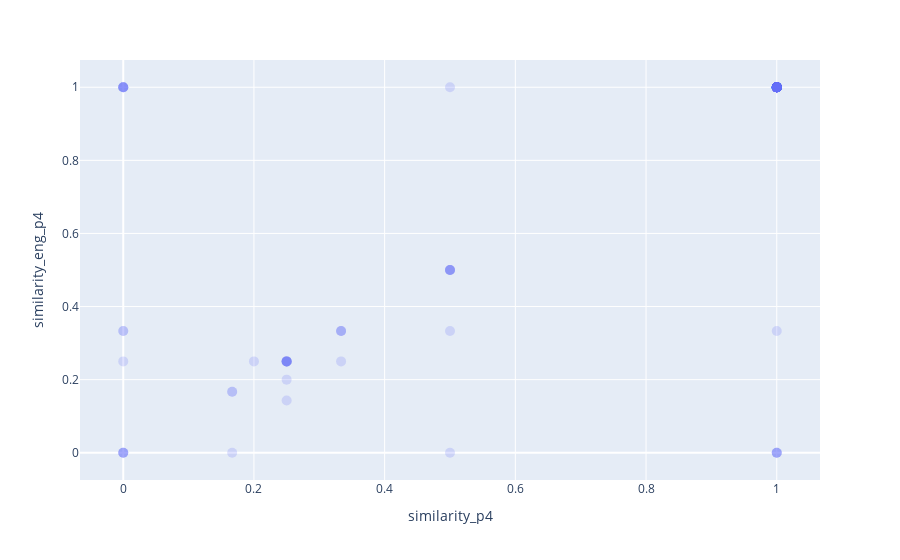

Notebook code for this chart:
### Code cell
import plotly.express as px

dataset['triple_verbs'] = dataset['eng'] + ', ' + dataset['p4_transl'] + ', ' + dataset['eng_p4_transl']

# Create the scatter plot with custom hover data
fig = px.scatter(
    dataset,
    x='similarity_p4',
    y='similarity_eng_p4',
    hover_name='triple_verbs',
    hover_data={
        'similarity_p4': True,
        'similarity_eng_p4': True,
    }
)

# Customize the marker properties
fig.update_traces(
    marker=dict(size=10, opacity=0.2),
    text=dataset['eng'],
    textposition='top center'
)

# Show the plot
fig.show()

### Figure 1 — Plotly figure (JSON) as saved in the notebook; plotly's stock layout.template omitted (floating-point values rounded to 4 significant figures)
{"data": [{"hovertemplate": "<b>%{hovertext}</b><br><br>similarity_p4=%{x}<br>similarity_eng_p4=%{y}<extra></extra>", "hovertext": ["eat, ماشي, eat", "drink, Drink, drink", "enter, Enter, enter", "go out, Go, go out", "understand, Understand, understand", "explain, شرح = explain, explain", "learn, read, read", "teach, read, read", "hear, to hear, hear", "see, see, see", "smell, Smell, smell", "taste, Taste, taste", "touch, Measure, measure", "go, Go, go", "come, come, come", "ascend, Go, go out", "go down, Go down, descend", "swim, to do, to year", "drown, Drown, drown", "wear, wear, wear", "take off, Shop, ask", "buy, Buy, buy", "sell, sell, sell", "bargain, Go, to respond", "write, write, write", "clean, wipe, wipe", "hit, Hit, hit", "salute, to greet, to surrender", "fatigue, Tired, tire", "exhaust, Dance, whisper", "laugh, Laugh, laugh", "anger, Get angry, to get angry", "bring, bring, bring", "was, be, be", "do, do, to live", "say, Say, go", "say, كيفشاف, say", "have, Have, have", "get, Pull, pull", "think, Think, think", "want, Go, go", "find, find, find", "give, Give, give", "work, Work, work", "call, Yell, shout", "need, lose, lose", "feel, Feel, feel", "become, To go, leave", "put, Put, put", "mean, have, have", "begin, Start, begin", "should, Lose, lose", "find, find, find", "like, Like, like", "tell, Know, to inform", "help, Help, help", "help, Free, free", "prepare, find, find", "believe, Security, believe", "try, Try, try", "try, Try, try", "ask, Encourage, convince", "remember, Think, think", "leave, Go, go", "show, Show, show", "play, Play, play", "run, Run, to run", "run, Run, run", "read, Read, read", "start, start, begin", "finish, to ask, ask", "cut, Cut, cut", "talk, Speak, speak", "thank, Thank, thank", "change, Change, change", "continue, Finish, complete", "suppose, Refuse, agree", "wish, wish, wish", "follow, Follow, follow", "accept, before, accept", "reject, Refuse, refuse", "happen, Fall, fall", "sit down, Eat, swim", "win, Win, win", "add, increase, increase", "learn, Learn, learn", "wait, Wait, to wait", "send, to eat, fall", "sell, sell, sell", "buy, Buy, buy", "open, Solve, solve", "build, build, build", "choose, choose, choose", "reach, Arrive, arrive", "decide, decide, decide", "enjoy, Activate, energize", "watch, Watch, watch", "lose, Lose, lose", "walk, Walk, walk", "raise, Grow, to grow up"], "legendgroup": "", "marker": {"color": "#636efa", "opacity": 0.2, "size": 10, "symbol": "circle"}, "mode": "markers", "name": "", "orientation": "v", "showlegend": false, "text": ["eat", "drink", "enter", "go out", "understand", "explain", "learn", "teach", "hear", "see", "smell", "taste", "touch", "go", "come", "ascend", "go down", "swim", "drown", "wear", "take off", "buy", "sell", "bargain", "write", "clean", "hit", "salute", "fatigue", "exhaust", "laugh", "anger", "bring", "was", "do", "say", "say", "have", "get", "think", "want", "find", "give", "work", "call", "need", "feel", "become", "put", "mean", "begin", "should", "find", "like", "tell", "help", "help", "prepare", "believe", "try", "try", "ask", "remember", "leave", "show", "play", "run", "run", "read", "start", "finish", "cut", "talk", "thank", "change", "continue", "suppose", "wish", "follow", "accept", "reject", "happen", "sit down", "win", "add", "learn", "wait", "send", "sell", "buy", "open", "build", "choose", "reach", "decide", "enjoy", "watch", "lose", "walk", "raise"], "textposition": "top center", "type": "scatter", "x": [0, 1, 1, 0.5, 1, 0, 1, 0.25, 0, 1, 1, 1, 0.25, 1, 1, 0.5, 1, 0, 1, 1, 0.2, 1, 1, 0.1667, 1, 0.1667, 1, 0, 1, 0.25, 1, 0, 1, 1, 1, 1, 0, 1, 0.5, 1, 0.3333, 1, 1, 1, 1, 0.3333, 1, 0, 1, 0.3333, 1, 0, 1, 1, 0.5, 1, 0.25, 0.25, 0, 1, 1, 0.25, 1, 0.5, 1, 1, 1, 1, 1, 1, 0, 1, 1, 1, 1, 0.3333, 0.1667, 1, 1, 0, 1, 0.5, 0.25, 1, 0.5, 1, 1, 0, 1, 1, 0.25, 1, 1, 0.5, 1, 0.25, 1, 1, 1, 1], "xaxis": "x", "y": [1, 1, 1, 1, 1, 1, 1, 0.25, 1, 1, 1, 1, 0.25, 1, 1, 0.3333, 1, 0, 1, 1, 0.25, 1, 1, 0, 1, 0.1667, 1, 0, 1, 0.1429, 1, 0, 1, 1, 0, 0.3333, 1, 1, 0.5, 1, 0.3333, 1, 1, 1, 1, 0.3333, 1, 0.3333, 1, 0.3333, 1, 0, 1, 1, 0, 1, 0.25, 0.25, 1, 1, 1, 0.2, 1, 0.5, 1, 1, 0, 1, 1, 1, 0.3333, 1, 1, 1, 1, 0.25, 0.1667, 1, 1, 1, 1, 0.5, 0.25, 1, 0.5, 1, 0, 0.25, 1, 1, 0.25, 1, 1, 0.5, 1, 0.25, 1, 1, 1, 0], "yaxis": "y"}], "layout": {"legend": {"tracegroupgap": 0}, "margin": {"t": 60}, "xaxis": {"anchor": "y", "domain": [0, 1], "title": {"text": "similarity_p4"}}, "yaxis": {"anchor": "x", "domain": [0, 1], "title": {"text": "similarity_eng_p4"}}}}
